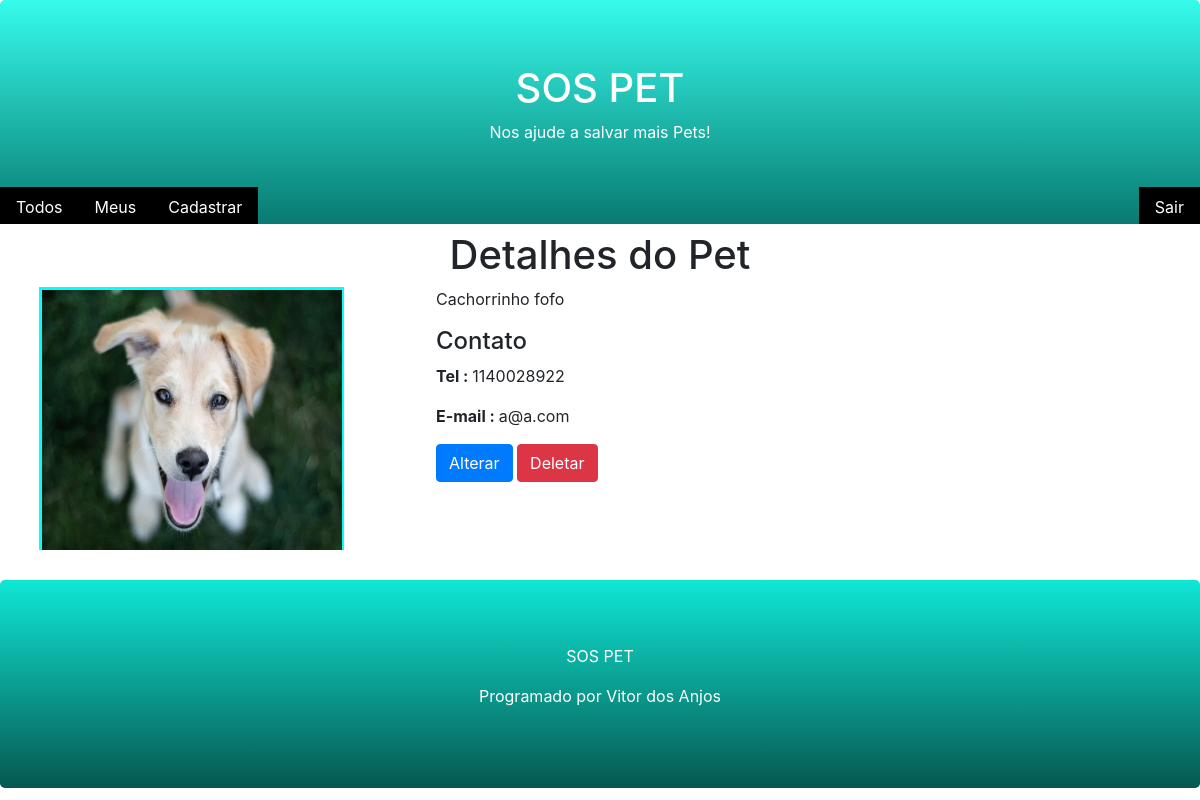
The app's page /pet/detall/2/ (signed in) with its own data.
### core/models.py (models this page shows, shortened)
class Pet(models.Model):
    city= models.CharField(max_length=100)
    description= models.TextField()
    phone= models.CharField(max_length=11)
    email= models.EmailField()
    begin_date= models.DateTimeField(auto_now_add= True)
    photo= models.ImageField(upload_to='pet')
    active= models.BooleanField(default= True)
    user= models.ForeignKey(User, on_delete= models.CASCADE)
    class Meta:
        db_table = 'pet'

### core/views.py (the view)
# urls.py: path('pet/detall/<id>/', views.pet_detall),
def pet_detall(request,id):
    pet= Pet.objects.get(active=True, id=id)
    return render(request, 'pet.html', {'pet':pet} )

### templates/pet.html (shortened to what this page needs)
{% extends "model-page.html" %}
{% block content %}
    <h1 class="text-center">Detalhes do Pet</h1>
    <div class="">
        <div class="row ml-4">
            <div class="col-sm-4">
                <div style="border-color: aqua; border-style: solid; width: 305px; height: 263px; margin-bottom: 30px;">
                    <img src="{{pet.photo.url}}" width="300" height="260">
                </div>
            </div>
            <div class="col-sm-8">
                <p>{{pet.description}}</p>
                <h4>Contato</h4>
                <p><b>Tel : </b>{{pet.phone}}</p>
                <p><b>E-mail : </b>{{pet.email}}</p>
                {% if request.user == pet.user %}
                    <a href="/pet/register/?id={{pet.id}}">
                        <button type="button" class="btn btn-primary">Alterar</button>
                    </a>
                    <button type="button" class="btn btn-danger" data-toggle="modal"
                            data-target="#modal_confirm">Deletar</button>
                {% endif %}
            </div>
    </div>
{% endblock %}

### records on screen
Pet: photo (picture), description "Cachorrinho fofo", phone "1140028922", email "a@a.com"
